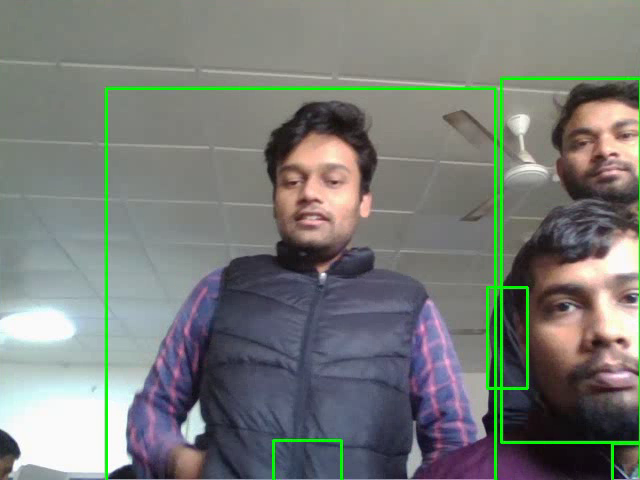
#> input picture frame 1 of driver drowsiness+car lane detection/motion_2025-01-04_12-07-14.avi, 640 x 480 px, given in place of the camera
$ python 'import rec.py'
#> lines starting #> are read from the running program, lines starting #| are printed output that depends on the picture; after the words box and inside, x2 and y2 are one past the last pixel; in counts of white or black regions, pixels touching at a corner belong together
import cv2
import numpy as np
import datetime

# Initialize the video capture object
cap = cv2.VideoCapture(0)  # Use 0 for the default webcam; replace with video file path if needed

# Initialize the background subtractor
fgbg = cv2.createBackgroundSubtractorMOG2(history=500, varThreshold=50, detectShadows=True)

# Video writer initialization variables
recording = False
out = None

# Function to initialize the video writer
def start_recording(frame):
    global out
    height, width, _ = frame.shape
    fourcc = cv2.VideoWriter_fourcc(*'XVID')
    timestamp = datetime.datetime.now().strftime("%Y-%m-%d_%H-%M-%S")
    filename = f"motion_{timestamp}.avi"
    out = cv2.VideoWriter(filename, fourcc, 20.0, (width, height))
    print(f"Recording started: {filename}")

while True:
    # Read frames from the video capture object
    ret, frame = cap.read()
#> frame is the input picture: shape (480, 640, 3); mean B, G, R 119.8, 123.7, 120.4
    if not ret:
        print("Failed to grab frame. Exiting...")
        break

    # Apply background subtraction
    fgmask = fgbg.apply(frame)
#> fgmask: shape (480, 640); every value is 127

    # Reduce noise using morphological operations
    kernel = cv2.getStructuringElement(cv2.MORPH_ELLIPSE, (5, 5))
    fgmask = cv2.morphologyEx(fgmask, cv2.MORPH_CLOSE, kernel)
    fgmask = cv2.morphologyEx(fgmask, cv2.MORPH_OPEN, kernel)

    # Find contours in the mask
    contours, _ = cv2.findContours(fgmask, cv2.RETR_EXTERNAL, cv2.CHAIN_APPROX_SIMPLE)
#> contours = [[[0, 0], [0, 479], [639, 479], [639, 0]]]

    motion_detected = False
    for contour in contours:
        if cv2.contourArea(contour) > 500:  # Adjust the threshold for detecting motion
            x, y, w, h = cv2.boundingRect(contour)
            cv2.rectangle(frame, (x, y), (x + w, y + h), (0, 255, 0), 2)
            motion_detected = True
#> this loop made 1 pass
#> (contour, x, y, w, h, motion_detected) on pass 1: ([[0, 0], [0, 479], [639, 479], [639, 0]], 0, 0, 640, 480, True)
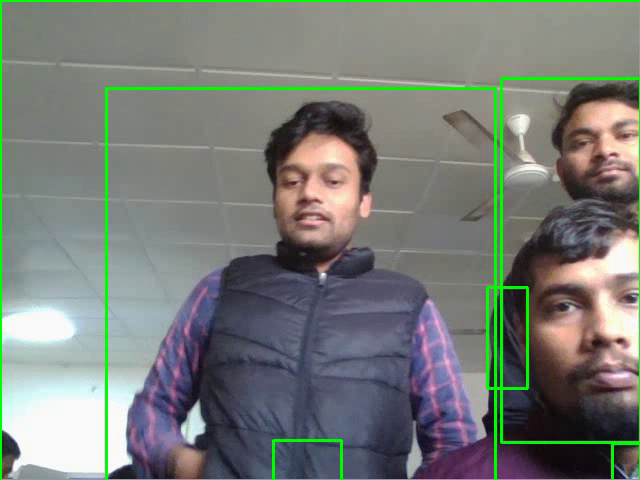
#> frame: shape (480, 640, 3); 1.09% of pixels changed, all inside (x1, y1, x2, y2) = (0, 0, 640, 480)

    # Start recording if motion is detected
    if motion_detected:
        if not recording:
            start_recording(frame)
#> in start_recording, `fourcc = cv2.VideoWriter_fourcc(*'XVID')`: fourcc = 1145656920
            recording = True
        if recording:
            out.write(frame)  # Save the frame to the video file
    else:
        if recording:
            print("Motion stopped. Recording ended.")
            recording = False
            out.release()  # Stop recording

    # Display the results
    cv2.imshow('Original Frame', frame)
    cv2.imshow('Foreground Mask', fgmask)

    # Exit when 'q' is pressed
    if cv2.waitKey(20) & 0xFF == ord('q'):
#> (key q is pressed here)
        break

# Release resources
cap.release()
if out:
    out.release()
cv2.destroyAllWindows()

$ run again, starting later in the video
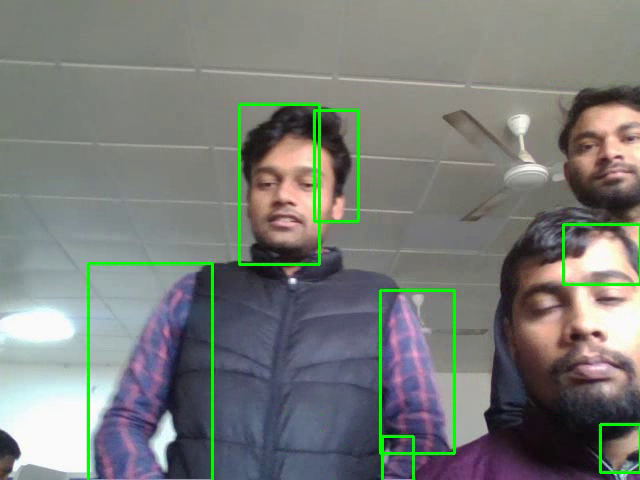
#> input picture frame 4 of driver drowsiness+car lane detection/motion_2025-01-04_12-07-14.avi, 640 x 480 px, given in place of the camera
#> frame is the input picture: shape (480, 640, 3); mean B, G, R 121, 124.3, 121.5
#> fgmask: shape (480, 640); every value is 127
#> contours = [[[0, 0], [0, 479], [639, 479], [639, 0]]]
#> the loop `for contour in contours:` made 1 pass
#> (contour, x, y, w, h, motion_detected) on pass 1: ([[0, 0], [0, 479], [639, 479], [639, 0]], 0, 0, 640, 480, True)
#> after the loop `for contour in contours:`:
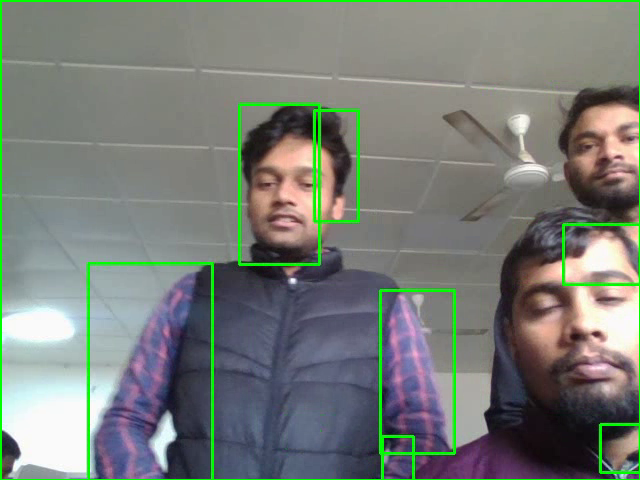
#> frame: shape (480, 640, 3); 1.09% of pixels changed, all inside (x1, y1, x2, y2) = (0, 0, 640, 480)
#> fourcc = 1145656920

$ run again, starting later in the video
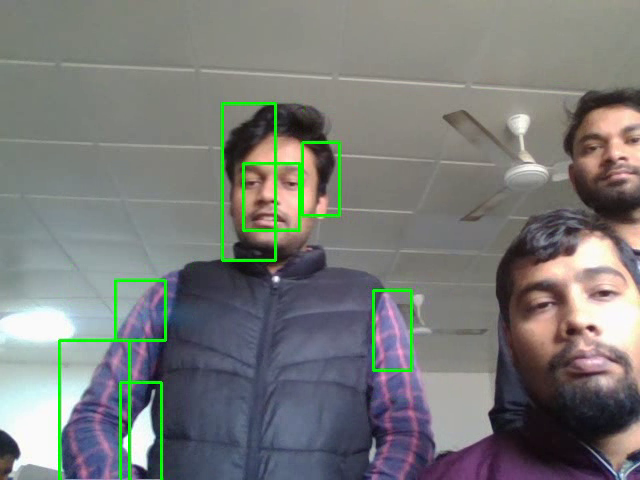
#> input picture frame 8 of driver drowsiness+car lane detection/motion_2025-01-04_12-07-14.avi, 640 x 480 px, given in place of the camera
#> frame is the input picture: shape (480, 640, 3); mean B, G, R 120.3, 122.4, 120.8
#> fgmask: shape (480, 640); every value is 127
#> contours = [[[0, 0], [0, 479], [639, 479], [639, 0]]]
#> the loop `for contour in contours:` made 1 pass
#> (contour, x, y, w, h, motion_detected) on pass 1: ([[0, 0], [0, 479], [639, 479], [639, 0]], 0, 0, 640, 480, True)
#> after the loop `for contour in contours:`:
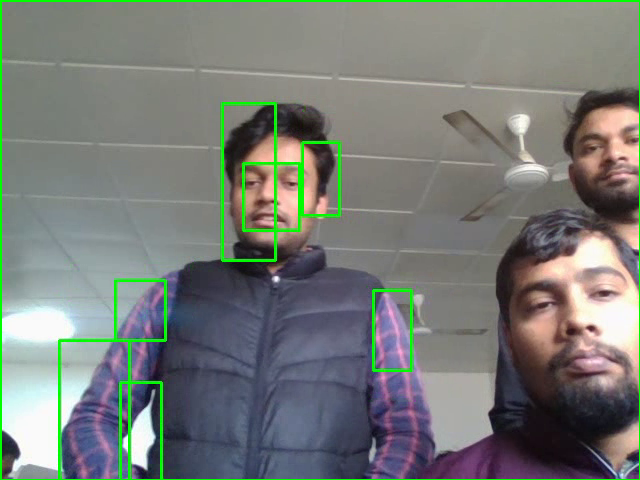
#> frame: shape (480, 640, 3); 1.09% of pixels changed, all inside (x1, y1, x2, y2) = (0, 0, 640, 480)
#> fourcc = 1145656920
